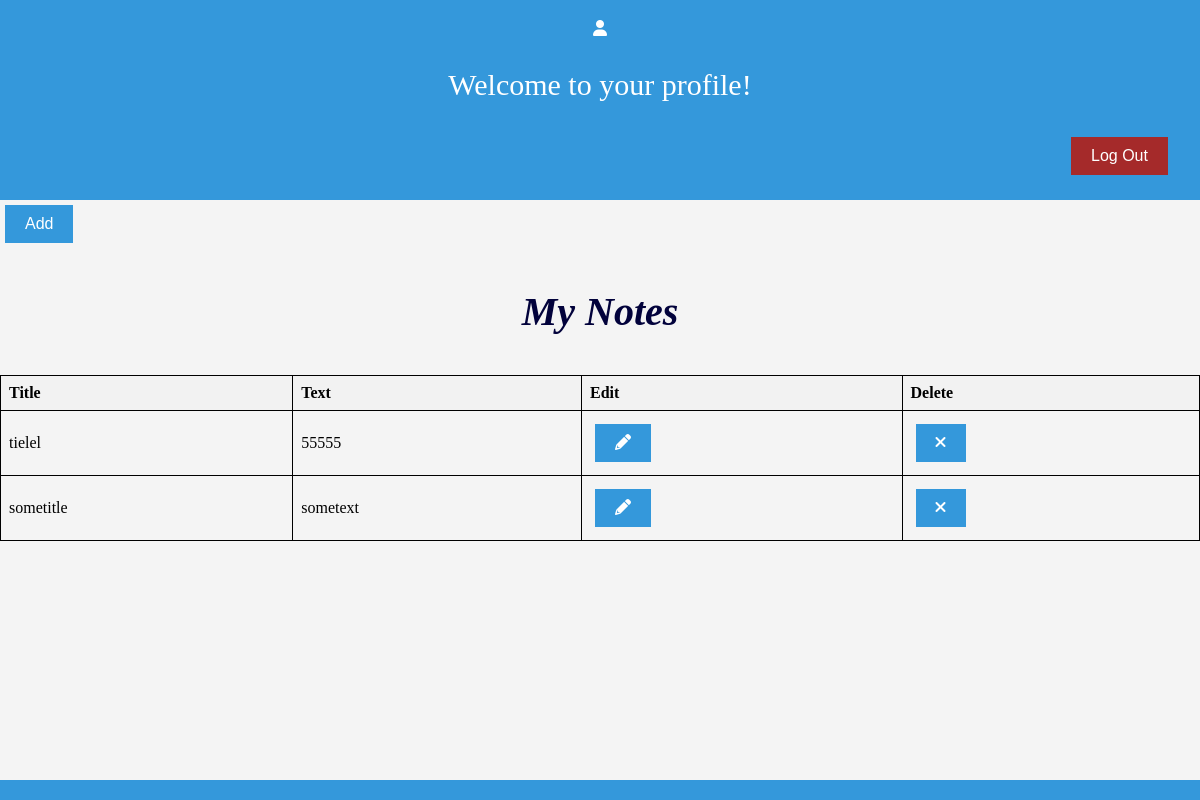
The page /profile (signed in) on the database as committed earlier.
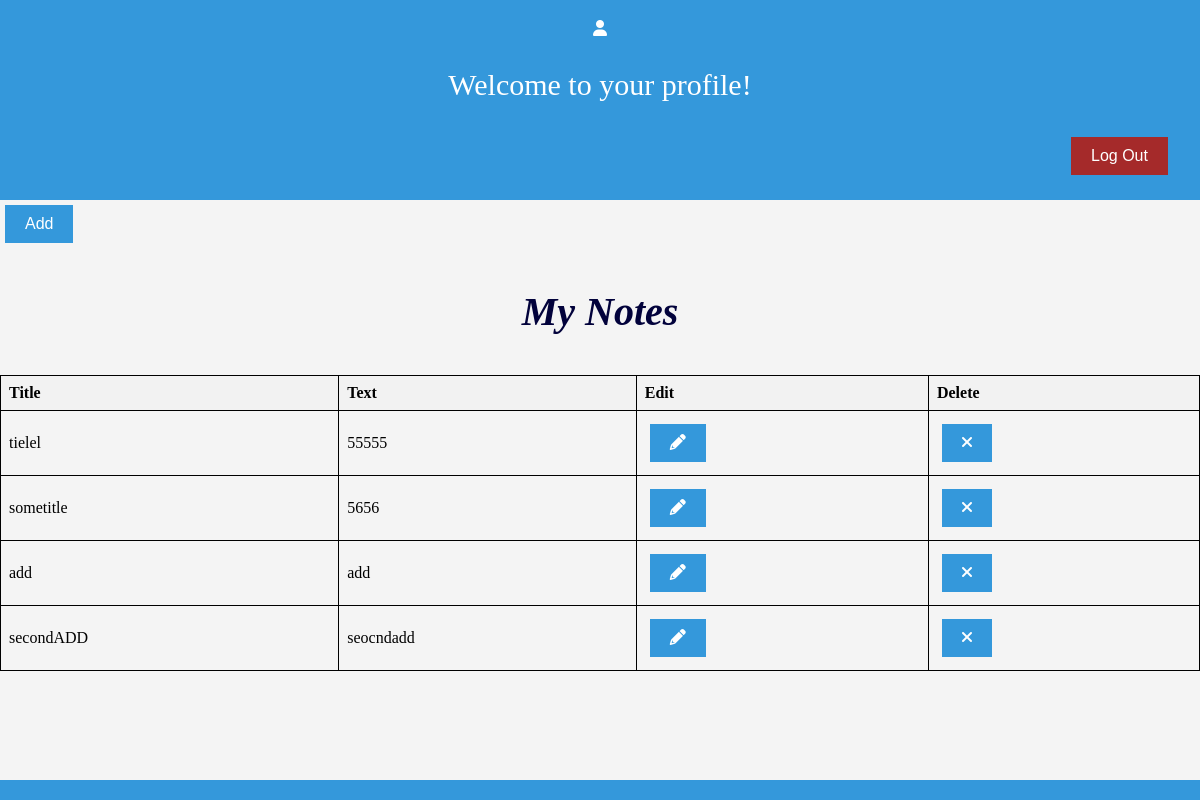
The same page on the database as committed later.
### tables this page shows
CREATE TABLE nodes (
            node_id TEXT PRIMARY KEY,
            text TEXT NOT NULL,
            title TEXT NOT NULL,
            user_id INTEGER,
            FOREIGN KEY (user_id) REFERENCES users (id)
        );

### views.py (the view)
@app.route('/profile')
def profile() -> str:
    user_controller = UserController()
    nodes = user_controller.get_profile(session)
    return render_template('profile.html', nodes=nodes)

### user_controller.py (called while the page is built)
    def get_profile(self, session: dict) -> dict:
        user_id = session.get("user_id")
        if user_id:
            nodes = {}
            with conn:
                cursor = conn.cursor()
                cursor.execute(
                    '''
                    SELECT node_id, text, title FROM nodes WHERE user_id = ?
                    ''',\
                (
                user_id,
                    )
                )
                user_texts = cursor.fetchall()
            for row in user_texts:
                nodes[row[0]] = {'title': row[2], 'text': row[1]}
            return nodes
        else:
            return {'message': 'User not authenticated'}

### templates/profile.html (shortened to what this page needs)
<!DOCTYPE html>
<html lang="en">
<head>
    <link rel="stylesheet" href="/static/profile.css">
    <link rel="stylesheet"
     href="https://cdnjs.cloudflare.com/ajax/libs/font-awesome/5.15.3/css/all.min.css">
     <link rel="stylesheet" href="https://cdnjs.cloudflare.com/ajax/libs/font-awesome/5.15.3/css/all.min.css">
    <link rel="stylesheet"
     href="https://cdnjs.cloudflare.com/ajax/libs/font-awesome/5.15.3/css/all.min.css">
    <link rel="stylesheet"
    href="https://cdnjs.cloudflare.com/ajax/libs/font-awesome/6.0.0/css/all.min.css">
</head>
<body>
    <header>
        <i class="fas fa-user"></i>
        <p style="font-family: 'Times New Roman', Times, serif; font-size: 30px;">
            Welcome to your profile!</p>
        <button id="logout-button" type="button" style="margin-left:90%;background-color:brown;"
            onclick="window.location.href='/logout'">Log Out</button>
    </header>
    <main>
        <button id="add-button" type="button" onclick="formHandler1.openForm()">Add</button>
        <p style="text-align:center;font-size:40px;font-weight: bold;color:rgb(2, 2, 59);font-style:italic;">My Notes</p>
        <table id="texts-table">
            <thead>
                <tr>
                    <th>Title</th>
                    <th>Text</th>
                    <th>Edit</th>
                    <th>Delete</th>
                </tr>
            </thead>
            <tbody>
                {% for node_id, node_data in nodes.items() %}
                <tr data-node-id="{{ node_id }}">
                    <td>{{ node_data.title }}</td>
                    <td>{{ node_data.text }}</td>
                    <td><button onclick="editNode('{{ node_id }}')">
                        <i class="fas fa-pencil-alt"></i></button></td>
                    <td><button onclick="deleteNode('{{ node_id }}')">
                        <i class="fas fa-times"></i></button></td>
                </tr>
                {% endfor %}
            </tbody>
        </table>
    </main>
    <footer>
    </footer>
</body>
</html>

### static/profile.css (style rules this page uses)
body { background-color: #f4f4f4; margin: 0; padding: 0; box-sizing: border-box; }
header { background-color: #3498db; color: white; text-align: center; padding: 20px; animation: fadeIn 1s ease-in-out, headerBgChange 5s infinite alternate; }
button { background-color: #3498db; color: white; padding: 10px 20px; margin: 5px; border: none; cursor: pointer; font-size: 16px; transition: transform 0.3s ease, background-color 0.3s ease; }
footer { background-color: #3498db; color: white; text-align: center; padding: 10px; position: fixed; bottom: -50px; width: 100%; animation: slideInUpFooter 1s ease-in-out; }

### templates/profile.html (style rules this page uses)
table { border-collapse: collapse; width: 100%; }
th, td { border: 1px solid black; padding: 8px; text-align: left; }
th { background-color: #f2f2f2; }

Rows that differ between the two databases and show on the page:
changed nodes "sometitle": text "sometext" → "5656"
added nodes: title "add", text "add"
added nodes: title "secondADD", text "seocndadd"
